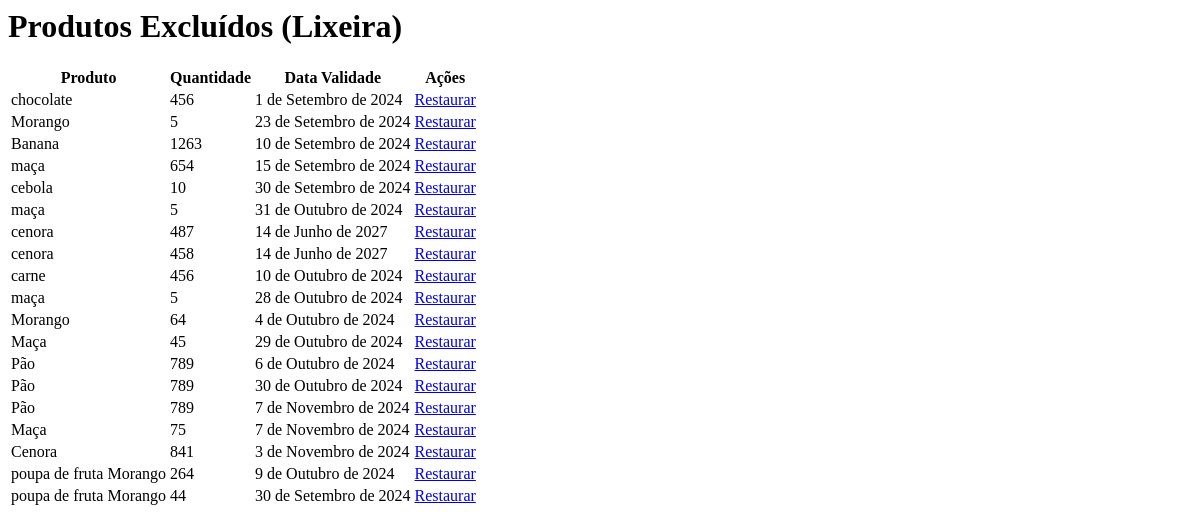
Before: /produtos/lixeira/ with the older database file.
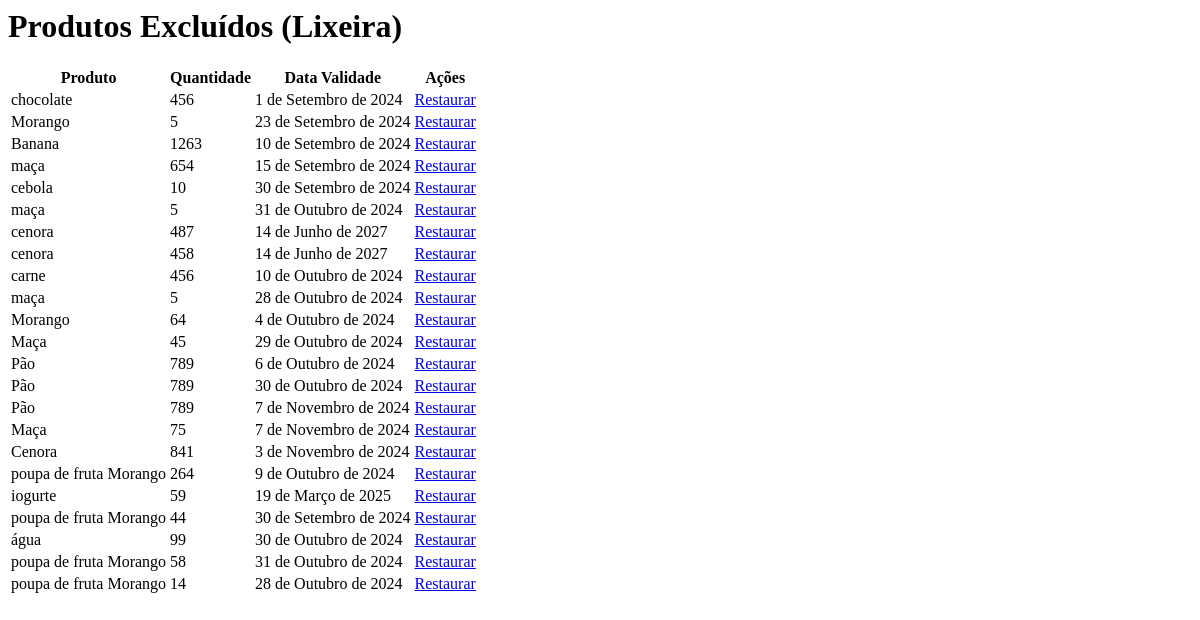
After: the same page with the newer database file.
### core/models.py (models this page shows, shortened)
class Produto(models.Model):
    nome = models.CharField(max_length=100)
    categoria = models.ForeignKey('Categoria', on_delete=models.CASCADE)
    quantidade = models.IntegerField()
    data_validade = models.DateField()
    is_deleted = models.BooleanField(default=False)  # Campo para marcar produtos excluídos

### core/views.py (the view)
# urls.py: path('produtos/lixeira/', views.lixeira_produtos, name='lixeira_produtos'),
def lixeira_produtos(request):
    produtos_excluidos = Produto.objects.filter(is_deleted=True)  # Lista os produtos na lixeira
    return render(request, 'lixeira_produtos.html', {'produtos_excluidos': produtos_excluidos})

### core/templates/lixeira_produtos.html
<h1>Produtos Excluídos (Lixeira)</h1>
{% if produtos_excluidos %}
    <table>
        <thead>
            <tr>
                <th>Produto</th>
                <th>Quantidade</th>
                <th>Data Validade</th>
                <th>Ações</th>
            </tr>
        </thead>
        <tbody>
            {% for produto in produtos_excluidos %}
                <tr>
                    <td>{{ produto.nome }}</td>
                    <td>{{ produto.quantidade }}</td>
                    <td>{{ produto.data_validade }}</td>
                    <td>
                        <a href="{% url 'restaurar_produto' produto.id %}">Restaurar</a>
                    </td>
                </tr>
            {% endfor %}
        </tbody>
    </table>
{% else %}
    <p>Nenhum produto excluído.</p>
{% endif %}

Changed rows visible on the page:
now on this page (row edited): Produto: nome "iogurte", quantidade "59", data_validade "19 de Março de 2025"
now on this page (row edited): Produto: nome "água", quantidade "99", data_validade "30 de Outubro de 2024"
added Produto: nome "poupa de fruta Morango", quantidade "58", data_validade "31 de Outubro de 2024"
added Produto: nome "poupa de fruta Morango", quantidade "14", data_validade "28 de Outubro de 2024"
